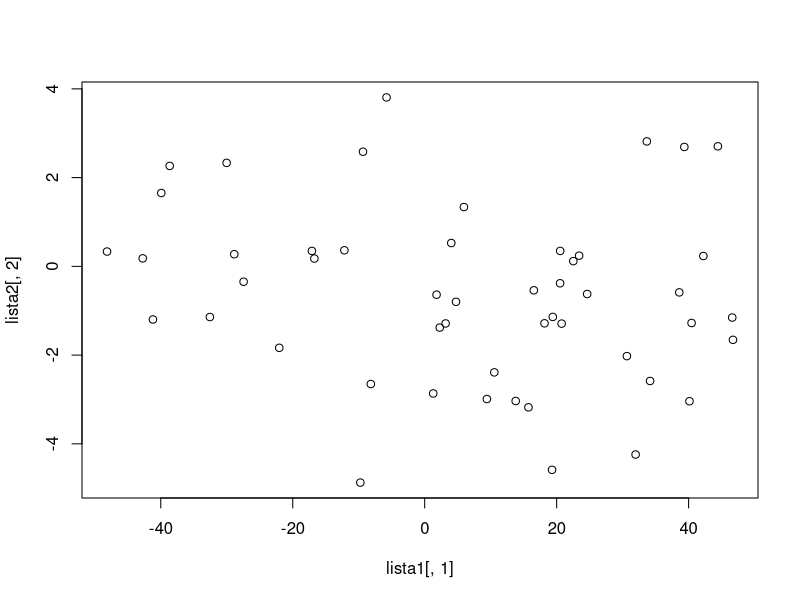

This figure's R source:
# Simula_unif crea N vectores de dimensión dim
# con valores aleatorios (según una distribución uniforme) dentro de rango.

simula_unif <- function(N, dim, rango){
  res <- data.frame(matrix(nrow = N, ncol = dim))
  
  for(i in 1:N){
    res[i,] <- runif(dim, rango[1], rango[length(rango)])
  }
  
  return(res)
}

simula_gauss <- function(N, dim, sigma){
  res <- data.frame(matrix(nrow = N, ncol = dim))
  
  for(i in 1:N){
    res[i,] <- rnorm(dim, sd = sqrt(sigma))
  }
  
  return(res)
}

lista1 <- simula_unif(50, 2, -50:50)
lista2 <- simula_gauss(50, 2, 5)

print(lista1)
plot(lista1[,1], lista2[,2])
